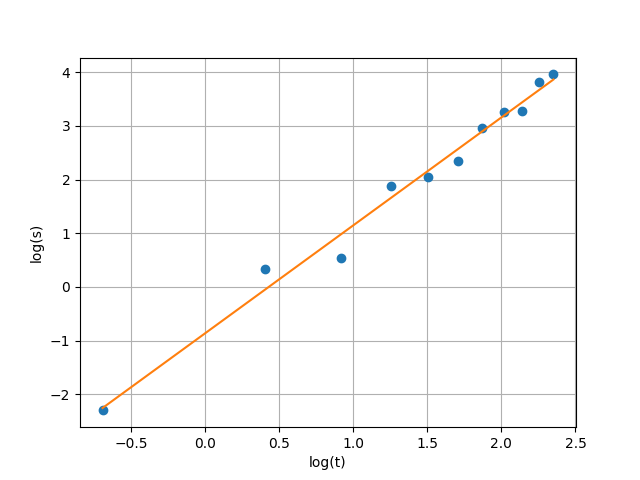

Python code for this plot:
import numpy as np
import matplotlib.pyplot as plt

t = np.array([0.5, 1.5, 2.5, 3.5, 4.5, 5.5, 6.5, 7.5, 8.5, 9.5, 10.5])
s = np.array([0.1, 1.4, 1.7, 6.5, 7.7, 10.4, 19.5, 26.1, 26.5, 45.9, 52.5])

logT = np.log(t)
logS = np.log(s)

def regLin(x,y):
    x2=x**2
    y2=y**2
    xy=x*y
    n=x.size

    sx=x.sum()
    sy=y.sum()
    sxy=xy.sum()
    sx2=x2.sum()
    sy2=y2.sum()

    m=(n*sxy-sx*sy)/(n*sx2-(sx**2))
    b=(sx2*sy-sx*sxy)/(n*sx2-(sx**2))
    
    r2n=n*sxy-sx*sy
    r2d1=n*sx2-(sx**2)
    r2d2=n*sy2-(sy**2)
    r2=(r2n**2) / (r2d1*r2d2)
    
    varM=abs(m)*np.sqrt( ((1/r2)-1)/(n-2) )
    varB = varM*np.sqrt(sx2/n)
    return m,b,r2,varM,varB

values = regLin(logT,logS)
m = values[0]
b = values[1]
r2 = values[2]
varM = values[3]
varB = values[4]

print("m = {} +/- {}".format(m,varM))
print("b = {} +/- {}".format(b,varB))
print("r^2 =", r2)

plt.xlabel("log(t)")
plt.ylabel("log(s)")
plt.plot(logT, logS, "o")
plt.plot(logT, m*logT+b)
plt.grid()
plt.show()
